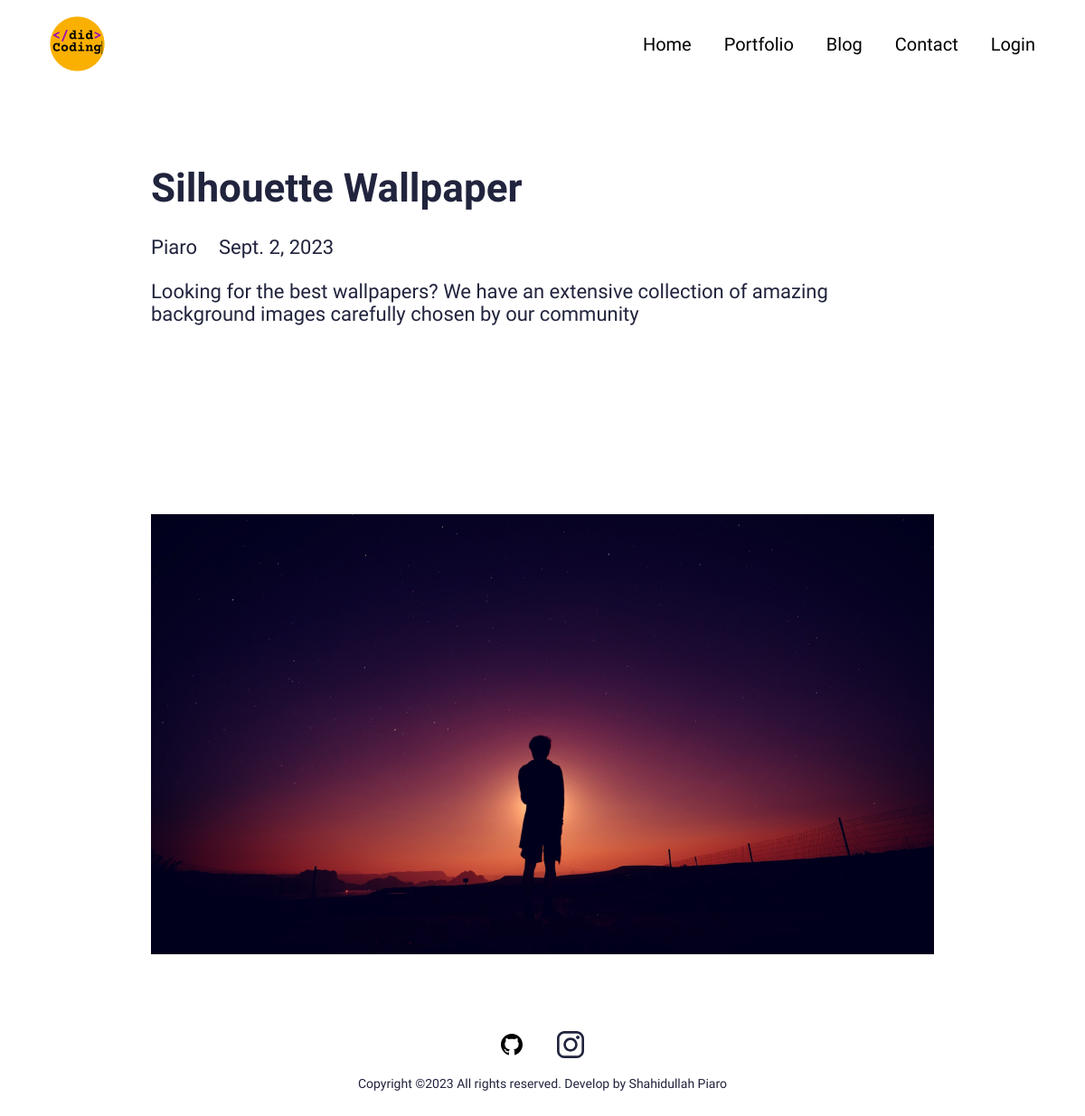
Screenshot of /blog/silhouette-wallpaper with the database file from the repository.
### main/models.py (models this page shows, shortened)
class Blog(models.Model):
    class Meta:
        verbose_name_plural = 'Blog Profiles'
        verbose_name = 'Blog'
        ordering = ["timestamp"]
    timestamp = models.DateTimeField(auto_now_add=True)
    author = models.CharField(max_length=200, blank=True, null=True)
    name = models.CharField(max_length=200, blank=True, null=True)
    description = models.CharField(max_length=500, blank=True, null=True)
    bodyImage = models.ImageField(blank=True, null=True, upload_to="portfolio")
    slug = models.SlugField(null=True, blank=True)
    image = models.ImageField(blank=True, null=True, upload_to="blog")
    is_active = models.BooleanField(default=True)

### main/views.py (the view)
# urls.py: path('blog/<slug:slug>', views.BlogDetailView.as_view(), name="blog"),
class BlogDetailView(generic.DetailView):
	model = Blog
	template_name = "main/blog-detail.html"

### resume_app/context_processors.py (called while the page is built)
def project_context(request):
	context = {
		'me': User.objects.first(),
	}
	return context

### main/templates/main/blog-detail.html (shortened to what this page needs)
{% extends 'main/base.html' %}
{% load static %}
{% block content %}
<section>
  <div class="innerPageBannerCol">
    <div class="container">
      <div class="row g-4 g-md-3  align-items-center">
        <div class="col-md-6">
          <div class="bannerContent">
            <h1 class="xlTitle pb-md-3">{{object.name|title}}</h1>
          </div>
        </div>
      </div>
      <div class="row">
        <div class="col-md-auto">
          <div class="authorCol">
            <h4 class="smTitle pb-3">{{object.author|title}}</h4>
          </div>
        </div>
        <div class="col-md">
          <h4 class="smTitle pb-3">{{object.timestamp.date}}</h4>
        </div>
      </div>
      <div class="row">
        <div class="col-md-auto">
          <div class="authorCol">
            <h4 class="smTitle pb-3">{{object.description}}</h4>
          </div>
        </div>
      </div>
    </div>
  </div>
</section>
<section>
  <div class="sectionSpaceSm">
    <div class="container">
      <img src="{{object.bodyImage.url}}" alt="..." class="pImg">
    </div>
  </div>
</section>
{% endblock %}

### static/css/style.css (style rules this page uses)
:root { --primaryColor: #9C07B6; --primaryDarkColor: #3D0048; --primaryHoverColor: #900AA8; --secondaryColor: #F9B000; --baseColor: #21243D; --baseFont: 'Heebo', sans-serif; --titleFont: 'Courier Prime', monospace; --regular: 400; --medium: 500; --bold: 700; --black: 900; --lightBg: #F1F1F1; }
html { scroll-behavior: smooth; }
body { font-family: var(--baseFont); color: var(--baseColor); line-height: normal; }
img { max-width: 100%; }
.xlTitle { font-size: 44px; line-height: 1.3; font-weight: var(--bold); font-family: var(--titleFont) }
.smTitle { font-size: 22px; line-height: normal; font-weight: var(--regular); font-family: var(--titleFont) }
.sectionSpaceSm { padding: 35px 0; }
.innerPageBannerCol { padding: 180px 0 150px; }
.pImg { width: 100%; }
@media (min-width:992px) { .container, .container-lg, .container-md, .container-sm, .container-xl, .container-xxl { max-width: 890px; } }

### rows the page displays
Blog: name "Silhouette Wallpaper", author "Piaro", timestamp "Sept. 2, 2023", description "Looking for the best wallpapers? We have an extensive collection of amazing background images carefully chosen by our community", bodyImage (picture)
